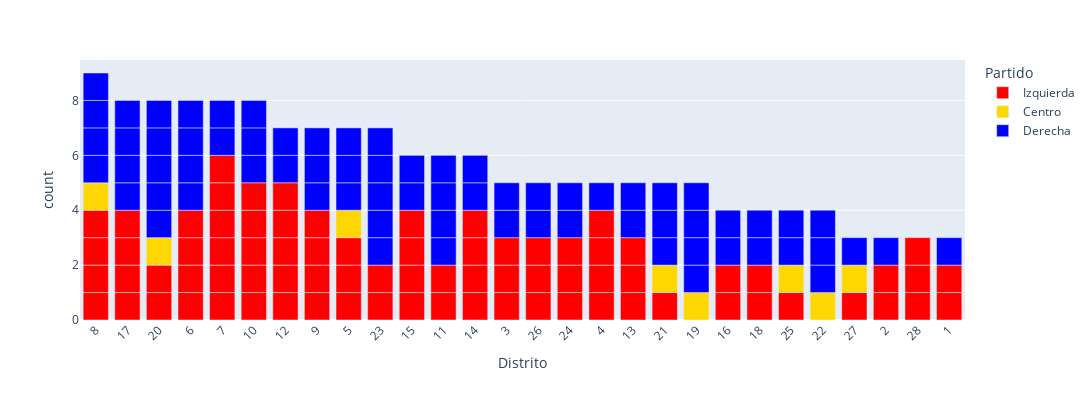

Notebook source saved alongside this figure:
### Markdown cell above
# Explanatory Data Analysis

* How many diputados per District
* How many diputados per Region
* How many diputados per Partido
* How many diputados per Partido per District
* How many diputados per Bancada
* How many diputados per Periodo Parlamentarios

* Correlation between Bancada and [Dstrito,Region] - Scatterplot

### Code cell
# How many diputados per District

data.Distrito = data.Distrito.apply(lambda x: str(x))

fig = px.bar(
    data,
    x='Distrito',
    orientation='v',
    color='Partido',
    color_discrete_map={'Izquierda':'red','Centro':'gold','Derecha':'Blue'},
    width=1200, height=400
)

fig.update_layout(xaxis={'categoryorder':'total descending'})
fig.update_xaxes(tickangle=-45,)

# newnames = {'R':'Republicans','D':'Democrats'}
# fig.for_each_trace(lambda t: t.update(name = newnames[t.name]))
fig.show()

### Figure 1 — Plotly figure (JSON) as saved in the notebook; plotly's stock layout.template omitted (floating-point values rounded to 4 significant figures)
{"data": [{"alignmentgroup": "True", "hovertemplate": "Partido=Izquierda<br>Distrito=%{x}<br>count=%{y}<extra></extra>", "legendgroup": "Izquierda", "marker": {"color": "red", "pattern": {"shape": ""}}, "name": "Izquierda", "offsetgroup": "Izquierda", "orientation": "v", "showlegend": true, "textposition": "auto", "type": "bar", "x": ["15", "17", "8", "20", "27", "3", "12", "2", "9", "6", "26", "28", "24", "7", "16", "17", "9", "5", "4", "7", "7", "8", "10", "12", "9", "20", "15", "17", "8", "11", "6", "24", "12", "23", "7", "14", "1", "5", "6", "28", "16", "13", "1", "8", "10", "28", "4", "14", "18", "25", "23", "9", "12", "3", "13", "10", "2", "15", "7", "24", "26", "21", "4", "14", "10", "17", "12", "14", "15", "4", "7", "5", "26", "11", "18", "6", "3", "10", "13"], "xaxis": "x", "y": [1, 1, 1, 1, 1, 1, 1, 1, 1, 1, 1, 1, 1, 1, 1, 1, 1, 1, 1, 1, 1, 1, 1, 1, 1, 1, 1, 1, 1, 1, 1, 1, 1, 1, 1, 1, 1, 1, 1, 1, 1, 1, 1, 1, 1, 1, 1, 1, 1, 1, 1, 1, 1, 1, 1, 1, 1, 1, 1, 1, 1, 1, 1, 1, 1, 1, 1, 1, 1, 1, 1, 1, 1, 1, 1, 1, 1, 1, 1], "yaxis": "y"}, {"alignmentgroup": "True", "hovertemplate": "Partido=Centro<br>Distrito=%{x}<br>count=%{y}<extra></extra>", "legendgroup": "Centro", "marker": {"color": "gold", "pattern": {"shape": ""}}, "name": "Centro", "offsetgroup": "Centro", "orientation": "v", "showlegend": true, "textposition": "auto", "type": "bar", "x": ["20", "25", "27", "19", "5", "21", "22", "8"], "xaxis": "x", "y": [1, 1, 1, 1, 1, 1, 1, 1], "yaxis": "y"}, {"alignmentgroup": "True", "hovertemplate": "Partido=Derecha<br>Distrito=%{x}<br>count=%{y}<extra></extra>", "legendgroup": "Derecha", "marker": {"color": "Blue", "pattern": {"shape": ""}}, "name": "Derecha", "offsetgroup": "Derecha", "orientation": "v", "showlegend": true, "textposition": "auto", "type": "bar", "x": ["3", "10", "11", "20", "6", "23", "22", "18", "24", "20", "26", "19", "12", "3", "7", "4", "14", "19", "10", "16", "11", "11", "17", "9", "13", "6", "5", "26", "14", "25", "10", "8", "18", "8", "23", "1", "25", "6", "19", "21", "23", "9", "16", "13", "17", "20", "22", "23", "9", "12", "8", "20", "5", "17", "11", "27", "22", "17", "6", "8", "20", "15", "7", "19", "15", "23", "5", "2", "21", "24", "21"], "xaxis": "x", "y": [1, 1, 1, 1, 1, 1, 1, 1, 1, 1, 1, 1, 1, 1, 1, 1, 1, 1, 1, 1, 1, 1, 1, 1, 1, 1, 1, 1, 1, 1, 1, 1, 1, 1, 1, 1, 1, 1, 1, 1, 1, 1, 1, 1, 1, 1, 1, 1, 1, 1, 1, 1, 1, 1, 1, 1, 1, 1, 1, 1, 1, 1, 1, 1, 1, 1, 1, 1, 1, 1, 1], "yaxis": "y"}], "layout": {"barmode": "relative", "height": 400, "legend": {"title": {"text": "Partido"}, "tracegroupgap": 0}, "margin": {"t": 60}, "width": 1200, "xaxis": {"anchor": "y", "categoryorder": "total descending", "domain": [0, 1], "tickangle": -45, "title": {"text": "Distrito"}}, "yaxis": {"anchor": "x", "domain": [0, 1], "title": {"text": "count"}}}}
